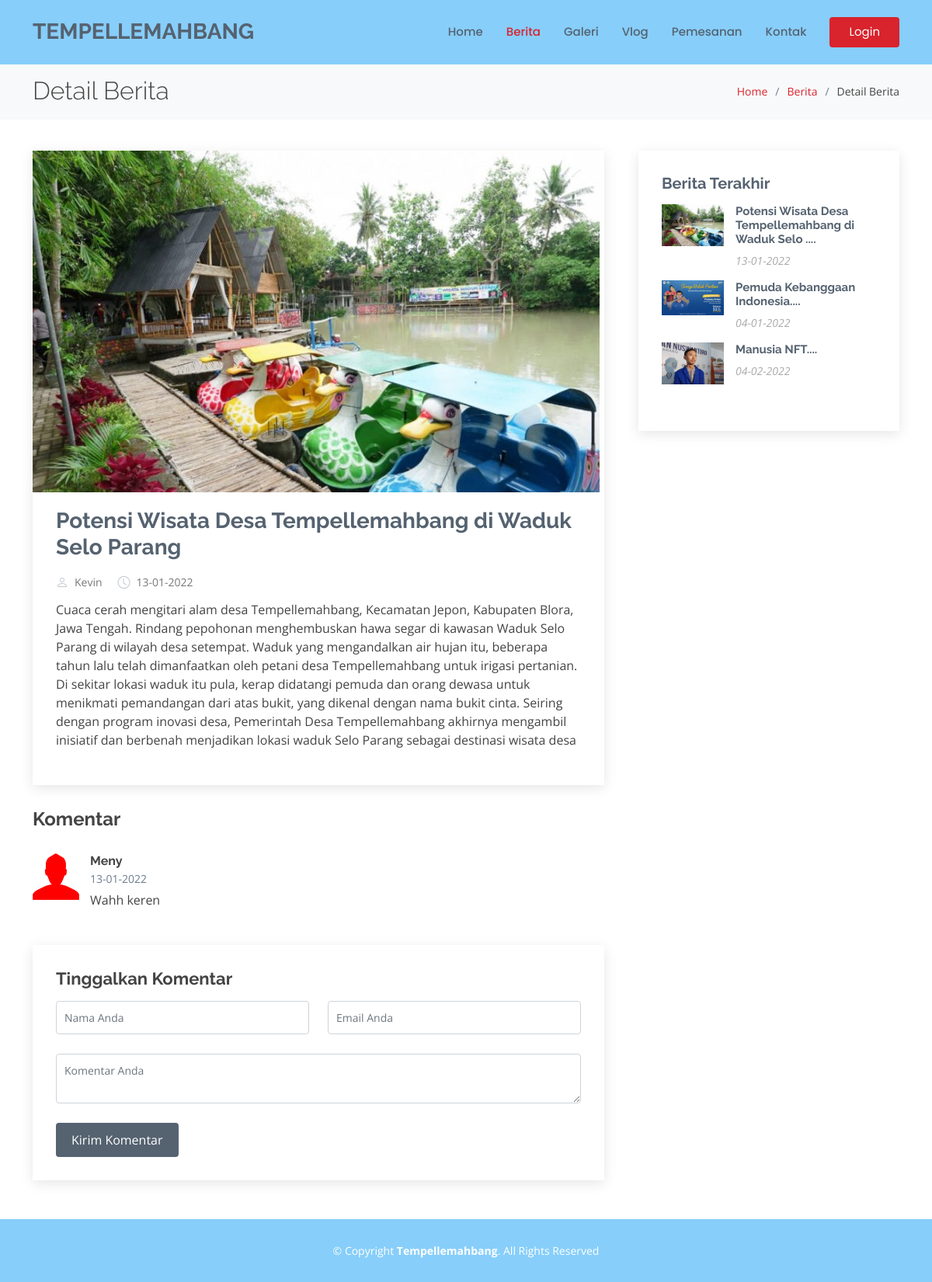
/berita_detail.php?id_berita=4, run on the app's committed database.
### tables this page shows
CREATE TABLE `tbl_berita` (
  `id_berita` int(11) NOT NULL,
  `judul` varchar(255) NOT NULL,
  `isi` text NOT NULL,
  `tanggal` date NOT NULL,
  `foto` text NOT NULL,
  `id_user` int(11) NOT NULL,
  `id_kategori` int(11) NOT NULL
);

CREATE TABLE `tbl_user` (
  `id_user` int(11) NOT NULL,
  `nama_user` varchar(128) NOT NULL,
  `username` varchar(128) NOT NULL,
  `password` text NOT NULL
);

CREATE TABLE `tbl_komentar` (
  `id_komentar` int(11) NOT NULL,
  `nama` varchar(128) NOT NULL,
  `email` varchar(128) NOT NULL,
  `komentar` text NOT NULL,
  `id_berita` int(11) NOT NULL
);

### berita_detail.php (the view, shortened to what this page needs)
<!DOCTYPE html>
<html lang="en">
<head>
  <link href="assets/vendor/animate.css/animate.min.css" rel="stylesheet">
  <link href="assets/vendor/bootstrap/css/bootstrap.min.css" rel="stylesheet">
  <link href="assets/vendor/bootstrap-icons/bootstrap-icons.css" rel="stylesheet">
  <link href="assets/vendor/boxicons/css/boxicons.min.css" rel="stylesheet">
  <link href="assets/vendor/glightbox/css/glightbox.min.css" rel="stylesheet">
  <link href="assets/vendor/remixicon/remixicon.css" rel="stylesheet">
  <link href="assets/vendor/swiper/swiper-bundle.min.css" rel="stylesheet">
  <link href="assets/css/style.css" rel="stylesheet">
</head>
<body>
  <header id="header" class="fixed-top d-flex align-items-center">
    <div class="container d-flex align-items-center">
      <h1 class="logo me-auto"><a href="index.php">Tempellemahbang</a></h1>
      <nav id="navbar" class="navbar">
        <ul>
          <li><a href="index.php">Home</a></li>
          <li><a href="berita.php" class="active">Berita</a></li>
          <li><a href="galeri.php">Galeri</a></li>
          <li><a href="vlog.php">Vlog</a></li>
          <li><a href="pemesanan.php">Pemesanan</a></li>
          <li><a href="kontak.php">Kontak</a></li>
          <li><a href="login.php" class="getstarted">Login</a></li>
        </ul>
      </nav>
    </div>
  </header>
 <main id="main">
  <section id="breadcrumbs" class="breadcrumbs">
    <div class="container">
      <div class="d-flex justify-content-between align-items-center">
        <h2>Detail Berita</h2>
        <ol>
          <li><a href="index.php">Home</a></li>
          <li><a href="berita.php">Berita</a></li>
          <li>Detail Berita</li>
        </ol>
      </div>
    </div>
  </section>
  <section id="blog" class="blog">
    <div class="container" data-aos="fade-up">
      <div class="row">
        <div class="col-lg-8 entries">
          <?php
          include("config.php");
          $id_berita = $_GET['id_berita'];
          $sqlquery = "SELECT * FROM tbl_berita INNER JOIN tbl_kategori ON tbl_kategori.id_kategori=tbl_berita.id_kategori INNER JOIN tbl_user ON tbl_user.id_user=tbl_berita.id_user WHERE id_berita=" . $id_berita;
          if ($result = mysqli_query($connect, $sqlquery)) {
            while ($row = mysqli_fetch_assoc($result)) {
              ?>
              <article class="entry entry-single">
                <div class="entry-img">
                  <img src="admin/img/<?= $row['foto'] ?>" alt="" class="img-fluid">
                </div>
                <h2 class="entry-title">
                  <a href="berita_detail.php?id_berita=<?= $row['id_berita'] ?>"><?= $row['judul'] ?></a>
                </h2>
                <div class="entry-meta">
                  <ul>
                    <li class="d-flex align-items-center"><i class="bi bi-person"></i> <a href="berita_detail.php?id_berita=<?= $row['id_berita'] ?>"><?= $row['nama_user'] ?></a></li>
                    <li class="d-flex align-items-center"><i class="bi bi-clock"></i> <a href="berita_detail.php?id_berita=<?= $row['id_berita'] ?>"><time datetime="<?= $row['tanggal'] ?>"><?= date('d-m-Y', strtotime($row['tanggal'])); ?></time></a></li>
                  </ul>
                </div>
                <div class="entry-content">
                  <p>
                    <?= $row['isi'] ?>
                  </p>
                </div>
              </article>
              <?php
            }
          }
          ?>
          <div class="blog-comments">
            <h4 class="comments-count">Komentar</h4>
            <?php
            $id_berita = $_GET['id_berita'];
            $sqlquery = "SELECT * FROM tbl_komentar INNER JOIN tbl_berita ON tbl_berita.id_berita=tbl_komentar.id_berita WHERE tbl_berita.id_berita=" . $id_berita;
            if ($result = mysqli_query($connect, $sqlquery)) {
              while ($row = mysqli_fetch_assoc($result)) {
                ?>
                <div id="comment-1" class="comment">
                  <div class="d-flex">
                    <div class="comment-img"><img src="assets/img/blog/visitor.png" alt=""></div>
                    <div>
                      <h5><a href=""><?= $row['nama'] ?></a> <a href="#" class="reply"></a></h5>
                      <time datetime="<?= $row['tanggal'] ?>"><?= date('d-m-Y', strtotime($row['tanggal'])); ?></time>
                      <p>
                       <?= $row['komentar'] ?>
                     </p>
                   </div>
                 </div>
               </div>
               <?php
             }
           }
           ?>
           <div class="reply-form">
            <h4 class="mb-3">Tinggalkan Komentar</h4>
            <form action="komentar_aksi.php" method="post">
              <div class="row">
                <div class="col-md-6 form-group">
                  <input name="nama" type="text" class="form-control" placeholder="Nama Anda">
                </div>
                <div class="col-md-6 form-group">
                  <input name="email" type="text" class="form-control" placeholder="Email Anda">
                </div>
              </div>
              <div class="row">
                <div class="col form-group">
                  <textarea name="komentar" class="form-control" placeholder="Komentar Anda"></textarea>
                </div>
              </div>
              <button type="submit" class="btn btn-primary">Kirim Komentar</button>
            </form>
          </div>
        </div>
      </div>
      <div class="col-lg-4">
        <div class="sidebar">
          <h3 class="sidebar-title">Berita Terakhir</h3>
          <div class="sidebar-item recent-posts">
            <?php
            $sql = "SELECT * FROM tbl_berita INNER JOIN tbl_kategori ON tbl_kategori.id_kategori=tbl_berita.id_kategori INNER JOIN tbl_user ON tbl_user.id_user=tbl_berita.id_user LIMIT 3";
            if ($result = mysqli_query($connect, $sql)) {
              while ($row = mysqli_fetch_assoc($result)) {
                ?>
                <div class="post-item clearfix">
                  <img src="admin/img/<?= $row['foto'] ?>" alt="">
                  <h4><a href="berita_detail.php?id_berita=<?= $row['id_berita'] ?>"><?= substr($row['judul'], 0, 50) ?>....</a></h4>
                  <time datetime="<?= $row['tanggal'] ?>"><?= date('d-m-Y', strtotime($row['tanggal'])); ?></time>
                </div>
                <?php
              }
            }
            ?>
          </div>
        </div>
      </div>
    </div>
  </div>
</section>
</main>
<footer id="footer">
<div class="container">
  <div class="copyright">
    &copy; Copyright <strong><span>Tempellemahbang</span></strong>. All Rights Reserved
  </div>
</div>
</footer>
</body>
</html>

### data on the page
tbl_berita: foto (picture), judul "Potensi Wisata Desa Tempellemahbang di Waduk Selo Parang", id_user.nama_user "Kevin", tanggal "13-01-2022", isi "Cuaca cerah mengitari alam desa Tempellemahbang, Kecamatan Jepon, Kabupaten Blora, Jawa Tengah. Rindang pepohonan menghembuskan hawa segar di kawasan Waduk Selo Parang di wilayah desa setempat. Waduk yang mengandalkan air hujan itu, beberapa tahun lalu telah dimanfaatkan oleh petani desa Tempellemahbang untuk irigasi pertanian. Di sekitar lokasi waduk itu pula, kerap didatangi pemuda dan orang dewasa untuk menikmati pemandangan dari atas bukit, yang dikenal dengan nama bukit cinta. Seiring dengan program inovasi desa, Pemerintah Desa Tempellemahbang akhirnya mengambil inisiatif dan berbenah menjadikan lokasi waduk Selo Parang sebagai destinasi wisata desa", judul "Potensi Wisata Desa Tempellemahbang di Waduk Selo"
tbl_komentar: nama "Meny", id_berita.tanggal "13-01-2022", komentar "Wahh keren"
tbl_berita: foto (picture), judul "Pemuda Kebanggaan Indonesia", tanggal "04-01-2022"
tbl_berita: foto (picture), judul "Manusia NFT", tanggal "04-02-2022"
